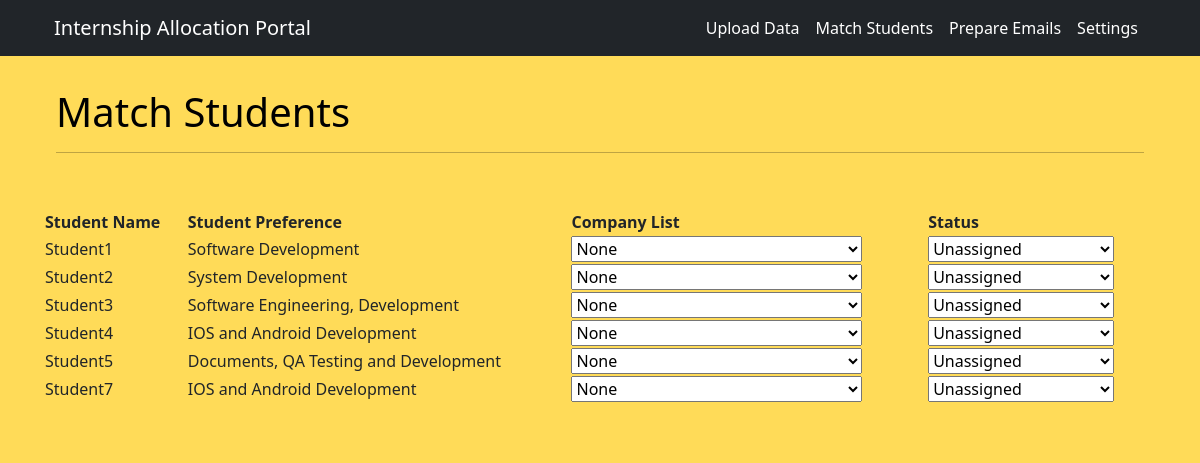
/Match_Student, run on the app's committed database.
### app.py (models this page shows, shortened)
class Student(db.Model):
    id = db.Column(db.String(10), primary_key=True)
    name = db.Column(db.String(200), nullable=False)
    preference = db.Column(db.String(200), nullable=False)
    company_id = db.Column(db.Integer, nullable=True)
    status = db.Column(db.String(200), nullable=False)

### app.py (the view, shortened to what this page needs)
@flaskApp.route('/Match_Student', methods=['GET', 'POST'])
def match_student():
    form = StudentForm()
    student_list = Student.query.order_by(Student.id)
    company_list = Company.query.order_by(Company.name)
    return render_template('match_student.html',
        form=form,
        student_list=student_list,
        company_list=company_list)

### app.py
class StudentForm(FlaskForm):
    id = StringField(validators=[DataRequired()])
    name = StringField(validators=[DataRequired()])
    preference = StringField(validators=[DataRequired()])
    status = SelectField('Status', choices = [('unassigned', 'Unassigned'),('pending_confirmation', 'Pending confirmation'),('confirmed','Confirmed')], validators=[DataRequired()])
    submit = SubmitField("Submit")

### templates/Match_Student.html (shortened to what this page needs)
<!doctype html>
<html lang="en">
<head>
<link rel="stylesheet" href="https://cdn.jsdelivr.net/npm/bootstrap@5.1.1/dist/css/bootstrap.min.css">
</head>
<body>
  <nav class="navbar navbar-expand-lg navbar-dark bg-dark" id="mainNav">
    <div class="container px-4">
        <a class="navbar-brand" href={{url_for('main')}}>Internship Allocation Portal</a>
        <div class="collapse navbar-collapse" id="navbarResponsive">
            <ul class="navbar-nav ms-auto">
              <li class="nav-item">
                <a class="nav-link active" aria-current="page" href={{url_for('upload_data')}}>Upload Data</a>
              </li>
              <li class="nav-item">
                <a class="nav-link active" aria-current="page" href={{url_for('match_student')}}>Match Students</a>
              </li>
              <li class="nav-item">
                <a class="nav-link active" aria-current="page" href={{url_for('prepare_email')}}>Prepare Emails</a>
              </li>
              <li class="nav-item">
                <a class="nav-link active" aria-current="page" href={{url_for('settings')}}>Settings</a>
              </li>
            </ul>
          </div>
      </div>
  </nav>
  <header class="text-black" style="background-color: #FFDB58; padding: 2em; padding-bottom: 0.5em;">
    <div class="container px-4 text-left">
        <h1 class="page-header">Match Students</h1>
        <hr/>
    </div>
  </header>
  <section id="section" style="background-color: #FFDB58; padding: 2em;">
    <div class="container px-4 text-left">
        <div class="row gx-4 justify-content-center">
              <table>
                <tr>
                  <th>Student Name</th>
                  <th>Student Preference</th>
                  <th>Company List</th>
                  <th>Status</th>
                </tr>
                {% for student in student_list %}
                <tr>
                  <form method="POST">
                    <td name="name" id="name" value="{{student.name}}">{{student.name}}</td>
                    <td name="preference" id="preference" value="{{student.preference}}">{{student.preference}}</td>
                    <td>
                      <select name="companyInfo" id="companyInfo" onchange="this.form.submit()">
                        <option value="None" {% if student.status == null %}selected{% endif %}>None</option>
                      </select>
                    </td>
                    <td>
                      <select name="status" id="status" onchange="this.form.submit()">
                        <option value="Unassigned" {% if student.status == "Unassigned" %}selected{% endif %}>Unassigned</option>
                      </select>
                    </td>
                  </form>
                </tr>
                {% endfor %}
              </table>
        </div>
    </div>
  </section>
</body>
</html>

### templates/Match_Student.html (style rules this page uses)
body { background-color: #FFDB58; }

### data on the page
Student: name "Student1", preference "Software Development", status "Unassigned"
Student: name "Student2", preference "System Development", status "Unassigned"
Student: name "Student3", preference "Software Engineering, Development", status "Unassigned"
Student: name "Student4", preference "IOS and Android Development", status "Unassigned"
Student: name "Student5", preference "Documents, QA Testing and Development", status "Unassigned"
Student: name "Student7", preference "IOS and Android Development", status "Unassigned"
